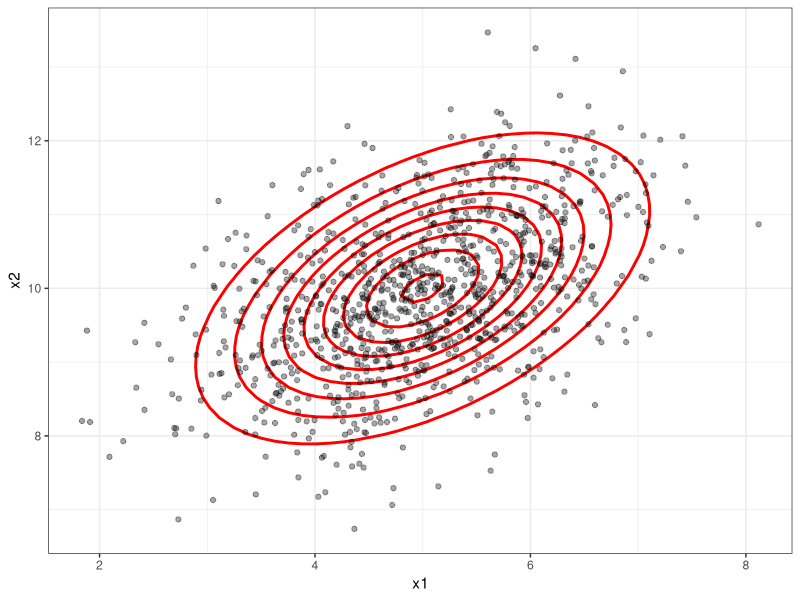

This figure's R source:
## ---- chunk 1
library(ggplot2)
library(MASS)
## ---- chunk 2
# Bivariate Normal Distribution
mu <- c(5, 10)
Sigma <- matrix(c(1, .5,
                  .5, 1),
                nrow = 2, ncol = 2)

# sim data
X <- MASS::mvrnorm(n = 1000, mu = mu, Sigma = Sigma)
x1 <- X[, 1]
x2 <- X[, 2]

# Consider the conditional distribution of x2 given x1

# Numerically:
m <- lm(x2 ~ x1)
summary(m)
# conditional mean of x2|x2:
design <- model.matrix(~ x1)
beta <- matrix(m$coefficients, ncol = 1)
mean(design %*% beta)

# Analytically:
# conditional mean (expect mu[2]):
mean( mu[2] + (Sigma[1,2] * (1/Sigma[1,1])) * (x1 - mu[1]) )
# unexplained variance:
Sigma[2,2] - (Sigma[1,2]^2 / Sigma[1,1])

# lin reg coefficient
Sigma[1,2]/ Sigma[1,1]

# R^2 = cor(x1, x2)^2
Sigma[1,2]^2 / (Sigma[1,1] * Sigma[2,2])


# multivariate density
mvdnorm <- function(x, mu, Sigma) {
  p <- length(x)
  (1 / (2*pi))^(p/2) * det(Sigma)^(-1/2) * exp(
    (-1/2) * t(x - mu) %*% solve(Sigma) %*% (x - mu)
  )
}

## contour plot dataframe
n <- 50
dens <- data.frame(expand.grid(x1 = seq(min(x1), max(x1), length = n),
                               x2 = seq(min(x2), max(x2), length = n)))
dens$p <- vapply(1:nrow(dens),
                 \(i) mvdnorm(c(dens$x1[i], dens$x2[i]), mu, Sigma),
                 numeric(1))

ggplot() +
  geom_contour(data = dens,
               aes(x = x1, y = x2, z = p),
               color = "red",
               linewidth = 1) +
  geom_point(data = data.frame(x1 = x1, x2 = x2),
             aes(x = x1, y = x2),
             alpha = 0.35) +
  theme_bw()

